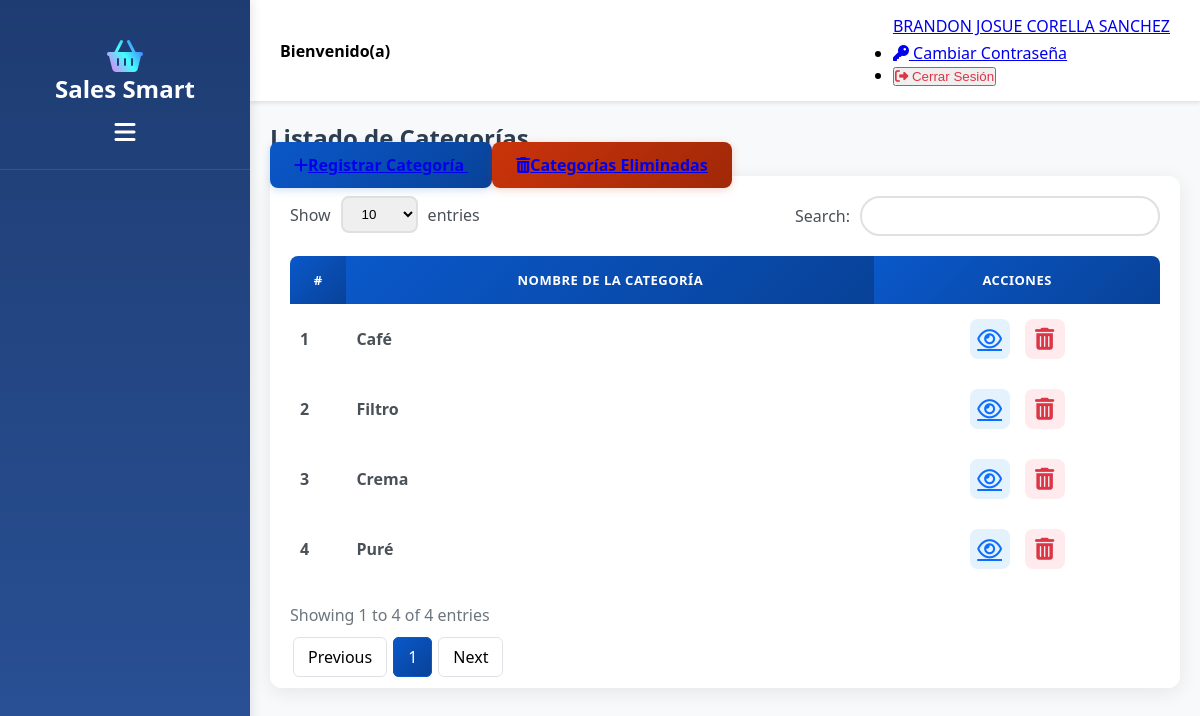
Page /View/Categorias/Categorias.php (signed in) on the committed database.
### tables this page shows
CREATE TABLE `tbcategoria` (
  `idCategoria` int NOT NULL AUTO_INCREMENT,
  `nombreCategoria` varchar(45) NOT NULL,
  `estado` bit(1) NOT NULL DEFAULT b'1',
  PRIMARY KEY (`idCategoria`)
);

### Model/CategoriasModel.php (called while the page is built, shortened)
<?php
    function ConsultarCategoriasModel()
    {
        try
        {
            $context = OpenConnection();
            $sentencia = "CALL ConsultarCategorias()";
            $resultado = $context -> query($sentencia);
            $datos = [];
            while ($row = $resultado->fetch_assoc())
            {
                $datos[] = $row;
            }
            return $datos;
        }
        catch(Exception $error)
        {
            SaveError($error);
            return false;
        }
    }
?>

### Controller/CategoriasController.php (called while the page is built, shortened)
<?php
    include_once $_SERVER['DOCUMENT_ROOT'] . '/SalesSmart/Model/CategoriasModel.php';
    function ConsultarCategorias()
    {
        return ConsultarCategoriasModel();
    }
?>

### View/Categorias/Categorias.php (the view, shortened to what this page needs)
<?php
    include_once $_SERVER['DOCUMENT_ROOT'] . '/SalesSmart/View/LayoutInterno.php';
    include_once $_SERVER['DOCUMENT_ROOT'] . '/SalesSmart/Controller/CategoriasController.php';
    $categorias = ConsultarCategorias();
?>
<!doctype html>
<html lang="es">
<body>
    <div class="row mb-3">
        <div class="col-12 mt-4">
            <h2 class="text-center mb-3" style="color: #2c3e50; font-weight: 700;">Listado de Categorías</h2>
        </div>
        <div class="mb-3">
            <a class="btn text-white px-4 btn-custom-primary mt-1"
                href="RegistrarCategorias.php">
                <i class="fa-solid fa-plus me-2"></i>Registrar Categoría
            </a>
            <a class="btn text-white px-4 btn-custom-danger mt-1"
                href="CategoriasEliminadas.php">
                <i class="fa-solid fa-trash-can me-2"></i>Categorías Eliminadas
            </a>
        </div>
    </div>
    <div class="card">
        <div class="card-body p-0 mt-3">
            <div class="table-responsive">
                <table class="table mb-0 text-center" id="tbProveedor" name="tbProveedor">
                    <thead>
                        <tr>
                            <th scope="col" class="text-center align-middle">#</th>
                            <th scope="col" class="text-center align-middle">Nombre de la Categoría</th>
                            <th scope="col" class="text-center align-middle">Acciones</th>
                        </tr>
                    </thead>
                    <tbody>
                    <?php
                    foreach ($categorias as $categoria)
                    {
                        echo '
                        <tr>
                            <td class="text-center align-middle"><strong>'.$categoria['idCategoria'].'</strong></td>
                            <td class="text-center align-middle"><strong>'.$categoria['nombreCategoria'].'</strong></td>
                            <td class="text-center align-middle">
                                <div class="action-buttons d-flex justify-content-center gap-3">
                                    <a href="ActualizarCategoria.php?id='.$categoria['idCategoria'].'"
                                    title="Ver"
                                    style="color:#0d6efd;font-size:22px;">
                                        <i class="fa-regular fa-eye"></i>
                                    </a>
                                    <form method="POST" action="" style="margin:0;">
                                        <input type="hidden" name="idCategoria" value="'.$categoria['idCategoria'].'">
                                        <button type="submit" name="btnEliminarCategoria"
                                            title="Eliminar"
                                            style="background:none;border:none;color:#198754;font-size:22px;">
                                            <i class="fa-solid fa-trash-can"></i>
                                        </button>
                                    </form>
                                </div>
                            </td>
                        </tr>';
                    }
                    ?>
                    </tbody>
                </table>
            </div>
        </div>
    </div>
</body>
</html>

### View/CSS/EstilosHome.css (style rules this page uses)
* { margin: 0; padding: 0; box-sizing: border-box; }
body { font-family: 'Segoe UI', Tahoma, Geneva, Verdana, sans-serif; overflow-x: hidden; }

### View/CSS/EstilosProveedor.css (style rules this page uses)
#tbProveedor { border-collapse: separate !important; border-spacing: 0; width: 100% !important; }
#tbProveedor thead th { background: linear-gradient(135deg, #0a58ca 0%, #084298 100%); color: white; font-weight: 600; text-transform: uppercase; font-size: 13px; letter-spacing: 0.5px; padding: 15px 10px; border: none; }
#tbProveedor thead th:first-child { border-radius: 8px 0 0 0; }
#tbProveedor thead th:last-child { border-radius: 0 8px 0 0; }
#tbProveedor tbody tr { transition: all 0.3s ease; border-bottom: 1px solid #e9ecef; }
#tbProveedor tbody td { padding: 15px 10px; vertical-align: middle; color: #495057; }
.action-buttons { display: flex; justify-content: center; gap: 15px; align-items: center; }
.action-buttons a, .action-buttons button { transition: all 0.3s ease; display: inline-flex; align-items: center; justify-content: center; width: 40px; height: 40px; border-radius: 8px; }
.action-buttons a { background-color: #e3f2fd; color: #0d6efd; }
.action-buttons button { background-color: #ffebee !important; color: #dc3545 !important; border: none !important; padding: 0 !important; margin: 0 !important; cursor: pointer; }
.btn-custom-primary { background: linear-gradient(135deg, #0a58ca 0%, #084298 100%); border: none; border-radius: 8px; padding: 12px 24px; font-weight: 600; transition: all 0.3s ease; box-shadow: 0 2px 8px rgba(10, 88, 202, 0.2); }
.btn-custom-danger { background: linear-gradient(135deg, #ca340a 0%, #a02808 100%); border: none; border-radius: 8px; padding: 12px 24px; font-weight: 600; transition: all 0.3s ease; box-shadow: 0 2px 8px rgba(202, 52, 10, 0.2); }
.card { border: none; border-radius: 12px; box-shadow: 0 4px 20px rgba(0, 0, 0, 0.08); overflow: hidden; }

### View/CSS/EstilosDashboard.css (style rules this page uses)
:root { --primary-gradient: linear-gradient(135deg, #667eea 0%, #764ba2 100%); --success-gradient: linear-gradient(135deg, #11998e 0%, #38ef7d 100%); --warning-gradient: linear-gradient(135deg, #f093fb 0%, #f5576c 100%); --info-gradient: linear-gradient(135deg, #4facfe 0%, #00f2fe 100%); --dark-bg: #f8f9fa; --card-shadow: 0 10px 30px rgba(0, 0, 0, 0.1); --card-hover-shadow: 0 15px 40px rgba(0, 0, 0, 0.15); }
body { background: var(--dark-bg); font-family: 'Segoe UI', Tahoma, Geneva, Verdana, sans-serif; }

### rows in the picture
tbcategoria: idCategoria "1", nombreCategoria "Café"
tbcategoria: idCategoria "2", nombreCategoria "Filtro"
tbcategoria: idCategoria "3", nombreCategoria "Crema"
tbcategoria: idCategoria "4", nombreCategoria "Puré"

### other values in the picture
$nombreCompleto "BRANDON JOSUE CORELLA SANCHEZ"
